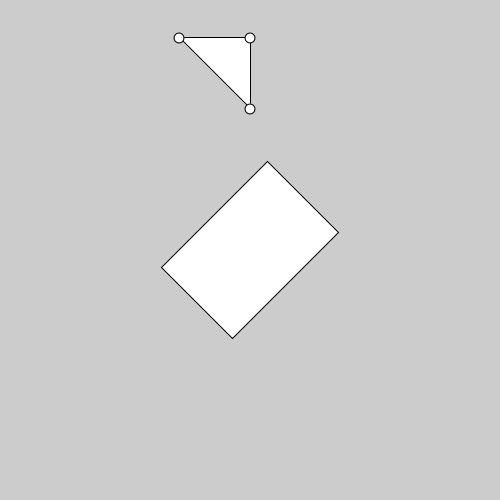
Frame 1 (no input)
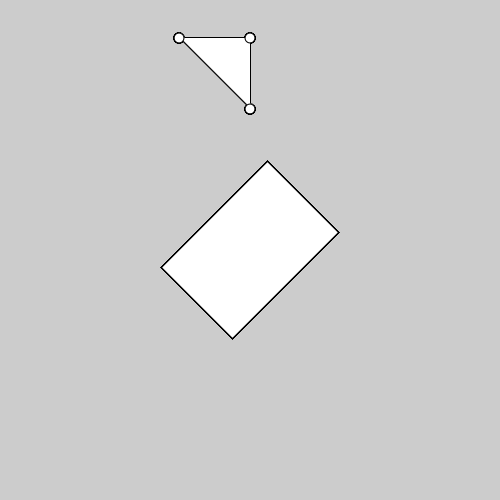
Frame 60 (the mouse pressed at the canvas centre just before this capture)
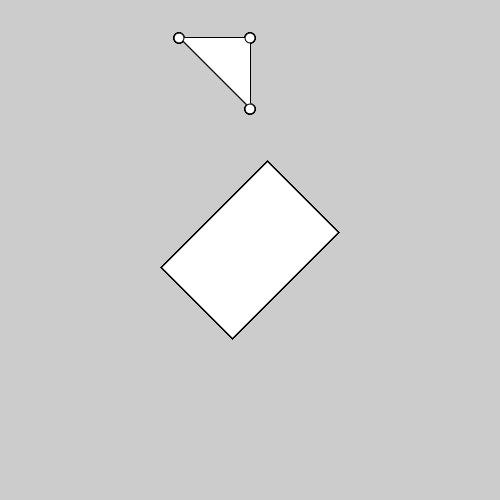
Frame 120 (the mouse held since frame 60 and released just before this capture)

The Processing sketch that drew these frames (run headless with seeded random() and noise(); from frame 60 on, the mouse is pressed at the canvas centre):

// Processing sketch: scrap
// ── scrap.pde
//rotate canvas pivoting from center (by translating to center first)
void setup()
{
  size(500, 500);    // use full display size--why these !same as width and height above, I don't know.
}

void draw() {
rectMode(CENTER);
//pushMatrix();
translate(width/2, height/2);
rotate(radians(45));
translate((width/2) * -1, (height/2) * -1);
rect(250, 250, 100, 150);
triangle(100, 100, 50, 150, 150, 150);
ellipse(100, 100, 10, 10);
ellipse(50, 150, 10, 10);
ellipse(150, 150, 10, 10);
//popMatrix();
}
